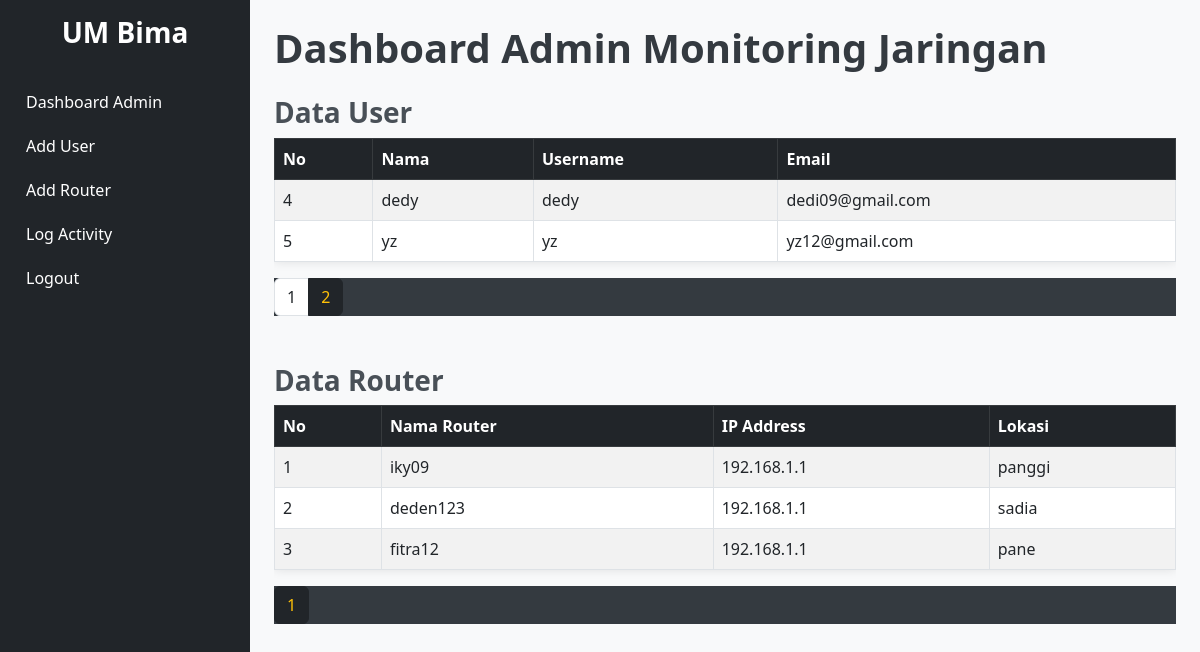
The page /admin/index.php?halaman_user=2 (signed in) on the database its author committed.
### tables this page shows
CREATE TABLE `router` (
  `id` int(11) NOT NULL,
  `lokasi` varchar(100) NOT NULL,
  `nama_router` varchar(100) NOT NULL,
  `tanggal` date NOT NULL,
  `jitter` varchar(50) NOT NULL,
  `ip` varchar(50) NOT NULL,
  `keterangan` text DEFAULT NULL
);

### admin/index.php (the view, shortened to what this page needs)
<?php
include 'db.php';
$batas = 3;
$halaman_user = isset($_GET['halaman_user']) ? (int)$_GET['halaman_user'] : 1;
$mulai_user = ($halaman_user > 1) ? ($halaman_user * $batas) - $batas : 0;
$user_sql = "SELECT * FROM admin LIMIT $mulai_user, $batas";
$user_result = $conn->query($user_sql);
$user_count = $conn->query("SELECT * FROM admin")->num_rows;
$total_halaman_user = ceil($user_count / $batas);
$halaman_router = isset($_GET['halaman_router']) ? (int)$_GET['halaman_router'] : 1;
$mulai_router = ($halaman_router > 1) ? ($halaman_router * $batas) - $batas : 0;
$router_sql = "SELECT * FROM router LIMIT $mulai_router, $batas";
$router_result = $conn->query($router_sql);
$router_count = $conn->query("SELECT * FROM router")->num_rows;
$total_halaman_router = ceil($router_count / $batas);
?>
<!DOCTYPE html>
<html lang="id">
<head>
    <link rel="stylesheet" href="https://cdn.jsdelivr.net/npm/bootstrap@5.3.0/dist/css/bootstrap.min.css">
    <link rel="stylesheet" href="styles.css">
</head>
<body>
    <div class="d-flex">
        <nav class="bg-dark text-white p-3" style="width: 250px; height: 100vh;">
            <h3>UM Bima</h3>
            <ul class="nav flex-column">
                <li class="nav-item"><a href="#" class="nav-link text-white">Dashboard Admin</a></li>
                <li class="nav-item"><a href="add_user.php" class="nav-link text-white">Add User</a></li>
                <li class="nav-item"><a href="add_router.php" class="nav-link text-white">Add Router</a></li>
                <li class="nav-item"><a href="log_activity.php" class="nav-link text-white">Log Activity</a></li>
                <li class="nav-item"><a href="logout.php" class="nav-link text-white">Logout</a></li>
            </ul>
        </nav>
<div class="p-4" style="flex: 1;">
    <h1>Dashboard Admin Monitoring Jaringan</h1>
<h3 class="mt-4">Data User</h3>
<div class="table-responsive">
    <table class="table table-striped table-bordered">
        <thead class="table-dark">
            <tr>
                <th>No</th>
                <th>Nama</th>
                <th>Username</th>
                <th>Email</th>
            </tr>
        </thead>
        <tbody>
            <?php
            $no = $mulai_user + 1;
            while ($user = $user_result->fetch_assoc()) {
                echo "<tr>
                        <td>$no</td>
                        <td>{$user['nama']}</td>
                        <td>{$user['username']}</td>
                        <td>{$user['email']}</td>
                      </tr>";
                $no++;
            }
            ?>
        </tbody>
    </table>
</div>
<nav>
  <ul class="pagination">
    <?php for($x=1; $x<=$total_halaman_user; $x++): ?>
      <li class="page-item <?= ($x == $halaman_user) ? 'active' : '' ?>">
        <a class="page-link" href="?halaman_user=<?=$x?>#user"> <?= $x; ?> </a>
      </li>
    <?php endfor; ?>
  </ul>
</nav>
<h3 class="mt-5">Data Router</h3>
<div class="table-responsive">
    <table class="table table-striped table-bordered">
        <thead class="table-dark">
            <tr>
                <th>No</th>
                <th>Nama Router</th>
                <th>IP Address</th>
                <th>Lokasi</th>
            </tr>
        </thead>
        <tbody>
            <?php
            $no = $mulai_router + 1;
            while ($router = $router_result->fetch_assoc()) {
                echo "<tr>
                        <td>$no</td>
                        <td>{$router['nama_router']}</td>
                        <td>{$router['ip']}</td>
                        <td>{$router['lokasi']}</td>
                      </tr>";
                $no++;
            }
            ?>
        </tbody>
    </table>
</div>
<nav>
  <ul class="pagination">
    <?php for($x=1; $x<=$total_halaman_router; $x++): ?>
      <li class="page-item <?= ($x == $halaman_router) ? 'active' : '' ?>">
        <a class="page-link" href="?halaman_router=<?=$x?>#router"> <?= $x; ?> </a>
      </li>
    <?php endfor; ?>
  </ul>
</nav>
</body>
</html>

### admin/styles.css (style rules this page uses)
body { background-color: #f8f9fa; font-family: "Segoe UI", Tahoma, Geneva, Verdana, sans-serif; }
nav { background-color: #343a40; }
nav h3 { text-align: center; margin-bottom: 30px; color: #ffffff; }
.nav-link { padding: 10px; border-radius: 5px; transition: 0.3s; }
h1 { color: #343a40; font-weight: bold; }
h3 { color: #495057; font-weight: 600; }
.table { box-shadow: 0 0 10px rgba(0, 0, 0, 0.1); }
.table thead th { background-color: #212529 !important; color: #ffffff; }
.table td, .table th { vertical-align: middle; }
.pagination .page-item .page-link { color: #212529; border: 1px solid #dee2e6; }
.pagination .page-item.active .page-link { background-color: #212529; border-color: #212529; color: #ffc107; }

### rows shown on the page
router: nama_router "iky09", ip "192.168.1.1", lokasi "panggi"
router: nama_router "deden123", ip "192.168.1.1", lokasi "sadia"
router: nama_router "fitra12", ip "192.168.1.1", lokasi "pane"

### other values the page prints
$user['nama'] "dedy"
$user['username'] "dedy"
$user['email'] "dedi09@gmail.com"
$user['nama'] "yz"
$user['username'] "yz"
$user['email'] "yz12@gmail.com"
